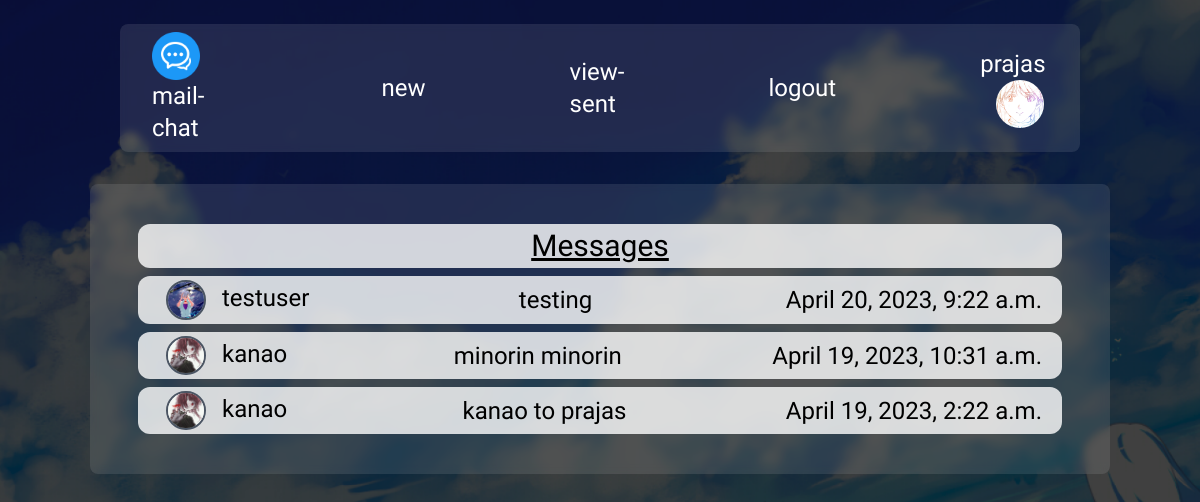
The app's page / (signed in) with its own data.
### user_auth/models.py (models this page shows, shortened)
class Profile(models.Model):
    user = models.OneToOneField(User, on_delete=models.CASCADE)
    profile_pic = models.ImageField(default='default.png',upload_to='profile_pics')

### chat/models.py (models this page shows, shortened)
class Message(models.Model):
    sender = models.ForeignKey(User, on_delete=models.CASCADE, related_name='sent_messages')
    receiver = models.ForeignKey(User, on_delete=models.CASCADE, related_name='received_messages')
    title = models.CharField(max_length=50)
    content = models.TextField()
    created_at = models.DateTimeField(auto_now_add=True)

### chat/views.py (the view)
# urls.py: path('', views.home, name= "home"),
@login_required(login_url='user_login')
def home(request):
    params = {
        'recived_messages' : Message.objects.filter(receiver = request.user).order_by('-created_at')
    }
    return render(request,'chat/home.html',params)

### templates/chat/home.html
{% extends "chat/base.html" %}
{% block content %}
<div class="home-container font-itim bg-[#FDFDFD] bg-opacity-10 backdrop-blur-sm w-[85%] m-auto mt-8 py-8 px-12 rounded-lg">
    <div class="message underline text-black text-center text-3xl bg-white rounded-xl bg-opacity-80 p-1 my-2">
        Messages
    </div>
    {% for message in recived_messages %}
    <div class="message text-black text-center text-2xl bg-white rounded-xl bg-opacity-80 p-1 my-2">
            <ul class="flex justify-start items-center">
                <li class="ml-6"><a href="{% url 'user' message.sender.username%}"><img src="{{message.sender.profile.profile_pic.url}}" alt="logo" class="w-10 mr-4 inline rounded-full border-2 border-gray-600">{{message.sender.username}}</a></li>
                <li class="ml-4 text-center grow basis-0"><a href="{% url 'message' message.pk %}">{{message.title}}</a></li>
                <li class="mr-4">{{message.created_at}}</li>
            </ul>
    </div>
    {% endfor %}
{% endblock content %}

### templates/chat/base.html (shortened to what this page needs)
<!DOCTYPE html>
<html lang="en">
<head>
    {% load static %}
    <link rel="stylesheet" href="{% static 'assets/style-fef972b6.css' %}">
    {% load static %}
</head>
    <body class="bg-cover bg-no-repeat">
    <div class="navbar mt-6 font-itim">
        <ul class="m-auto flex justify-between px-8 items-center p-2 w-[80%] space-x-36 text-2xl bg-[#FDFDFD] bg-opacity-10 backdrop-blur-sm text-white rounded-lg">
            {% load static %}
            <li class=""><a href="{% url 'home' %}"><img src="{% static 'assets/logo-f6d882de.png' %}" alt="logo" class="w-12 inline mr-4">mail-chat</a></li>
            <li class=""><a href="{% url 'new' %}">new</a></li>
            <li class=""><a href="{% url 'user' user.username %}">view-sent</a></li>
            <li class=""><a href="{% url 'user_logout' %}">logout</a></li>
            {% load static %}
            <li class=""><a href="{% url 'profile' %}">{{user.username}}<img src="{{user.profile.profile_pic.url}}" alt="logo" class="w-12 ml-4 inline rounded-full"></a></li>
        </ul>
    </div>
    {% block content %}
    {% endblock content %}
</body>
</html>

### static/assets/style-fef972b6.css (style rules this page uses)
*,:before,:after { box-sizing:border-box;border-width:0;border-style:solid;border-color:#e5e7eb }
:before,:after { --tw-content: "" }
html { line-height:1.5;-webkit-text-size-adjust:100%;-moz-tab-size:4;-o-tab-size:4;tab-size:4;font-family:ui-sans-serif,system-ui,-apple-system,BlinkMacSystemFont,Segoe UI,Roboto,Helvetica Neue,Arial,Noto Sans,sans-serif,"Apple Color Emoji","Segoe UI Emoji",Segoe UI Symbol,"Noto Color Emoji";font-feature-settings:normal;font-variation-settings:normal }
body { margin:0;line-height:inherit }
a { color:inherit;text-decoration:inherit }
ol,ul,menu { list-style:none;margin:0;padding:0 }
img,svg,video,canvas,audio,iframe,embed,object { display:block;vertical-align:middle }
img,video { max-width:100%;height:auto }
*,:before,:after { --tw-border-spacing-x: 0;--tw-border-spacing-y: 0;--tw-translate-x: 0;--tw-translate-y: 0;--tw-rotate: 0;--tw-skew-x: 0;--tw-skew-y: 0;--tw-scale-x: 1;--tw-scale-y: 1;--tw-pan-x: ;--tw-pan-y: ;--tw-pinch-zoom: ;--tw-scroll-snap-strictness: proximity;--tw-ordinal: ;--tw-slashed-zero: ;--tw-numeric-figure: ;--tw-numeric-spacing: ;--tw-numeric-fraction: ;--tw-ring-inset: ;--tw-ring-offset-width: 0px;--tw-ring-offset-color: #fff;--tw-ring-color: rgb(59 130 246 / .5);--tw-ring-offset-shadow: 0 0 #0000;--tw-ring-shadow: 0 0 #0000;--tw-shadow: 0 0 #0000;--tw-shadow-colored: 0 0 #0000;--tw-blur: ;--tw-brightness: ;--tw-contrast: ;--tw-grayscale: ;--tw-hue-rotate: ;--tw-invert: ;--tw-saturate: ;--tw-sepia: ;--tw-drop-shadow: ;--tw-backdrop-blur: ;--tw-backdrop-brightness: ;--tw-backdrop-contrast: ;--tw-backdrop-grayscale: ;--tw-backdrop-hue-rotate: ;--tw-backdrop-invert: ;--tw-backdrop-opacity: ;--tw-backdrop-saturate: ;--tw-backdrop-sepia: }
.m-auto { margin:auto }
.my-2 { margin-top:.5rem;margin-bottom:.5rem }
.ml-4 { margin-left:1rem }
.ml-6 { margin-left:1.5rem }
.mr-4 { margin-right:1rem }
.mt-6 { margin-top:1.5rem }
.mt-8 { margin-top:2rem }
.inline { display:inline }
.flex { display:flex }
.w-10 { width:2.5rem }
.w-12 { width:3rem }
.w-\[80\%\] { width:80% }
.w-\[85\%\] { width:85% }
.grow { flex-grow:1 }
.basis-0 { flex-basis:0px }
.items-center { align-items:center }
.justify-start { justify-content:flex-start }
.justify-between { justify-content:space-between }
.space-x-36>:not([hidden])~:not([hidden]) { --tw-space-x-reverse: 0;margin-right:calc(9rem * var(--tw-space-x-reverse));margin-left:calc(9rem * calc(1 - var(--tw-space-x-reverse))) }
.rounded-full { border-radius:9999px }
.rounded-lg { border-radius:.5rem }
.rounded-xl { border-radius:.75rem }
.border-2 { border-width:2px }
.border-gray-600 { --tw-border-opacity: 1;border-color:rgb(75 85 99 / var(--tw-border-opacity)) }
.bg-\[\#FDFDFD\] { --tw-bg-opacity: 1;background-color:rgb(253 253 253 / var(--tw-bg-opacity)) }
.bg-white { --tw-bg-opacity: 1;background-color:rgb(255 255 255 / var(--tw-bg-opacity)) }
.bg-opacity-10 { --tw-bg-opacity: .1 }
.bg-opacity-80 { --tw-bg-opacity: .8 }
.bg-cover { background-size:cover }
.bg-no-repeat { background-repeat:no-repeat }
.p-1 { padding:.25rem }
.p-2 { padding:.5rem }
.px-12 { padding-left:3rem;padding-right:3rem }
.px-8 { padding-left:2rem;padding-right:2rem }
.py-8 { padding-top:2rem;padding-bottom:2rem }
.text-center { text-align:center }
.font-itim { font-family:Itim,sans-serif }
.text-2xl { font-size:1.5rem;line-height:2rem }
.text-3xl { font-size:1.875rem;line-height:2.25rem }
.text-black { --tw-text-opacity: 1;color:rgb(0 0 0 / var(--tw-text-opacity)) }
.text-white { --tw-text-opacity: 1;color:rgb(255 255 255 / var(--tw-text-opacity)) }
.underline { text-decoration-line:underline }
.backdrop-blur-sm { --tw-backdrop-blur: blur(4px);-webkit-backdrop-filter:var(--tw-backdrop-blur) var(--tw-backdrop-brightness) var(--tw-backdrop-contrast) var(--tw-backdrop-grayscale) var(--tw-backdrop-hue-rotate) var(--tw-backdrop-invert) var(--tw-backdrop-opacity) var(--tw-backdrop-saturate) var(--tw-backdrop-sepia);backdrop-filter:var(--tw-backdrop-blur) var(--tw-backdrop-brightness) var(--tw-backdrop-contrast) var(--tw-backdrop-grayscale) var(--tw-backdrop-hue-rotate) var(--tw-backdrop-invert) var(--tw-backdrop-opacity) var(--tw-backdrop-saturate) var(--tw-backdrop-sepia) }
body { background-image: url('web-bg-85acad53.png'); }

### records on screen
Message: sender.profile.profile_pic (picture), sender.username "testuser", title "testing", created_at "April 20, 2023, 9:22 a.m."
Message: sender.profile.profile_pic (placeholder picture), sender.username "kanao", title "minorin minorin", created_at "April 19, 2023, 10:31 a.m."
Message: sender.profile.profile_pic (placeholder picture), sender.username "kanao", title "kanao to prajas", created_at "April 19, 2023, 2:22 a.m."

### other values on screen
{{ user.username }} "prajas"
